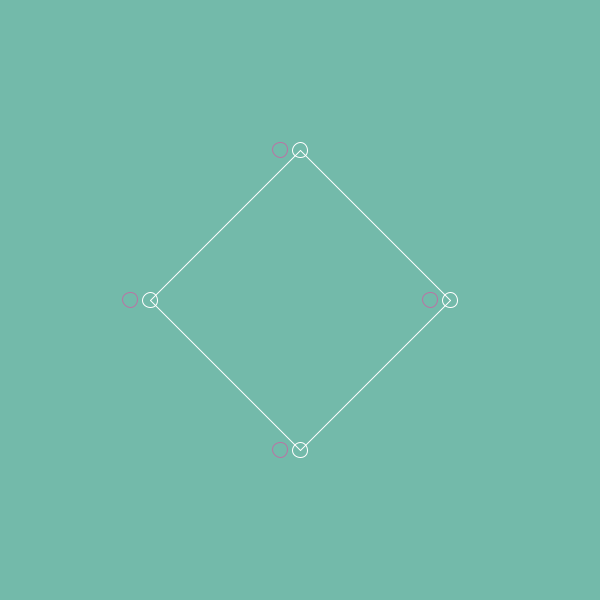
Frame 1 (no input)
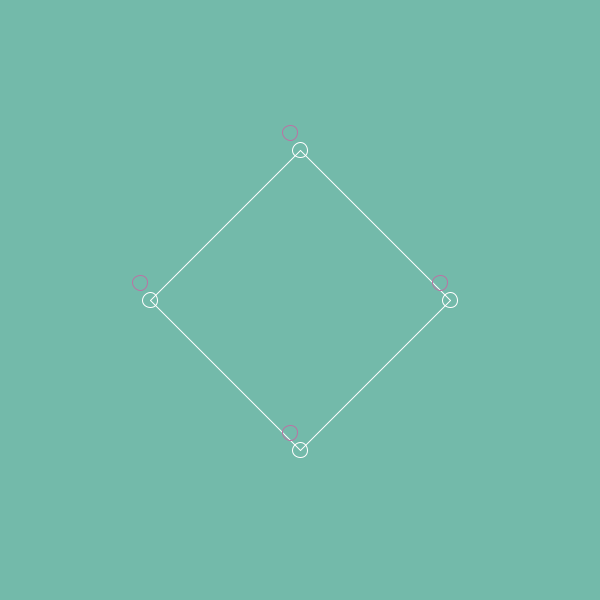
Frame 60 (the mouse pressed at the canvas centre just before this capture)
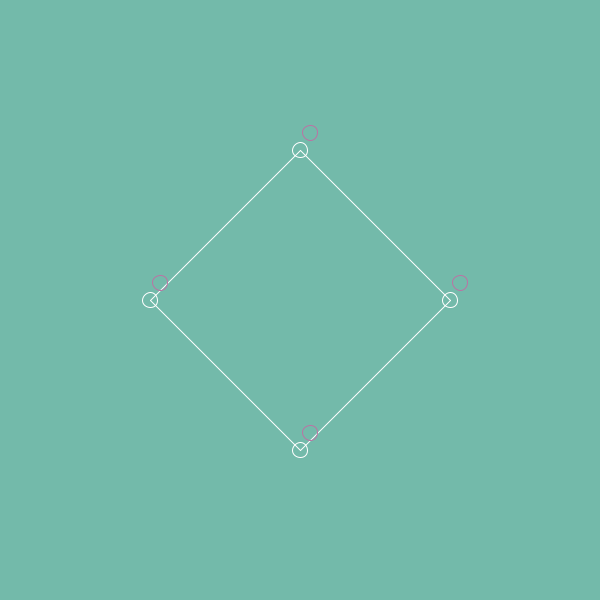
Frame 120 (the mouse held since frame 60 and released just before this capture)

The Processing sketch that drew these frames (run headless with seeded random() and noise(); from frame 60 on, the mouse is pressed at the canvas centre):

// Processing sketch: sketch_101616_ripples_redux
// ── sketch_101616_ripples_redux.pde
int MIDX = width / 2;
int MIDY = height / 2;
int FRAME_RATE = 60;
int STROKE_WEIGHT = 1;

boolean DEBUG = true;

color DEBUG_COLOR;
color BACKGROUND_COLOR;
color DRAW_COLOR;

float E = (float) Math.E;

int lastFrame;
float delta;

Spring[] springs;

float rainTimer;
float rainInterval = 1;

float tension = 0.045f;
float dampening = 0.005f;
float spread = 0.45f;

float waterLine;

float[] polygon;

float unit = 50;
int springsPerUnit = 1;

  void setup() {
  strokeWeight(STROKE_WEIGHT);
  frameRate(FRAME_RATE);
  size(600, 600); 
  // SET VARIABLES THAT DEPEND ON WIDTH AND HEIGHT   
  waterLine =  height - height / 3;
  DEBUG_COLOR = color(#ba73a4);
  BACKGROUND_COLOR = color(#73baaa);
  DRAW_COLOR = color(#FFFFFF);

  polygon = polygon(width / 2, height /2, width / 4, 4);
  
  springs = new Spring[polygon.length / 2];

  for (int i = 0; i < springs.length; i++){
    springs[i] = new Spring();
    springs[i].x = polygon[i * 2];
    springs[i].y = polygon[i * 2 + 1];
    springs[i].speed = 0;
  }
}

void draw() {
  delta = (millis() - lastFrame) / 1000f;
  lastFrame = millis();
  background(BACKGROUND_COLOR);

  noStroke();
  fill(DRAW_COLOR);
  updateSimulation();

  stroke(DRAW_COLOR);
  strokeWeight(1);
  int length = polygon.length;
  float lastX = polygon[length - 2];
  float lastY = polygon[length - 1];
  for (int i = 0; i < polygon.length; i+= 2) {
    line(lastX, lastY, polygon[i], polygon[i + 1]);
    lastX = polygon[i];
    lastY = polygon[i + 1];
  }
  
  for (int i = 0; i < springs.length; i ++) {
    float alpha = (float) i / (float)springs.length;
    Spring col = springs[i];
    col.render();
  }
}

void keyPressed() {
  if (key == '1') {
    splash(0, 50);
  }

  if (key == '2') {
    splash(32, 50);
  }

  if (key == '3') {
    splash(64, 50);
  }

  if (key == '4') {
    splash(96, 50);
  }

  if (key == '5') {
    splash(128, 50);
  }
}

float alphaSmooth(float alpha) {
  return alpha * alpha * alpha * (alpha * (alpha * 6 - 15) + 10);
}

float getAngle(PVector vec) {
  return (float)Math.atan2(vec.y, vec.x);
}

void updateSimulation() {
  for (int i = 0; i < springs.length; i++)
    springs[i].update(dampening, tension);

  float[] lDeltas = new float[springs.length];
  float[] rDeltas = new float[springs.length];

  // do some passes where springs pull on their neighbours
  for (int j = 0; j < 8; j++)
  {
    for (int i = 0; i < springs.length; i++)
    {
      if (i > 0)
      {
        lDeltas[i] = spread * (springs[i].currentLength - springs[i - 1].currentLength);
        springs[i - 1].speed += lDeltas[i];
      }
      if (i < springs.length - 1)
      {
        rDeltas[i] = spread * (springs[i].currentLength - springs[i + 1].currentLength);
        springs[i + 1].speed += rDeltas[i];
      }
    }

    for (int i = 0; i < springs.length; i++)
    {
      if (i > 0)
        springs[i - 1].currentLength += lDeltas[i];
      if (i < springs.length - 1)
        springs[i + 1].currentLength += rDeltas[i];
    }
  }
}

void splash(int index, float speed) { 
  for (int i = max(0, index - 0); i < min(springs.length - 1, index + 1); i++)
    springs[index].speed = speed;
}


float[] polygon(float x, float y, float radius, int npoints) {
  float[] polygon = new float[npoints * 2];
  float angle = TWO_PI / npoints;
  beginShape();
  int i = 0;
  for (float a = 0; a < TWO_PI; a += angle) {
    float sx = x + cos(a) * radius;
    float sy = y + sin(a) * radius;
    polygon[i] = sx;
    polygon[i + 1] = sy;
    i+= 2;
  }
  return polygon;
}

class Spring {
  public float length = 20;
  public float currentLength = 2;
  public float x;
  public float y;
  public float rotation = 180;
  public float speed;

  void update(float dampening, float tension) {
    float diff = length - currentLength;
    speed += tension * diff - speed * dampening;
    currentLength += speed;
  }
  
  void render() {
    rotation += 1;
    noFill();
    stroke(DRAW_COLOR);
    ellipse(x, y, 15, 15);
    stroke(DEBUG_COLOR);
    float oX = cos(radians(rotation)) * length;
    float oY = sin(radians(rotation)) * length;
    ellipse(oX + x, oY + y, 15, 15);
  }
}
